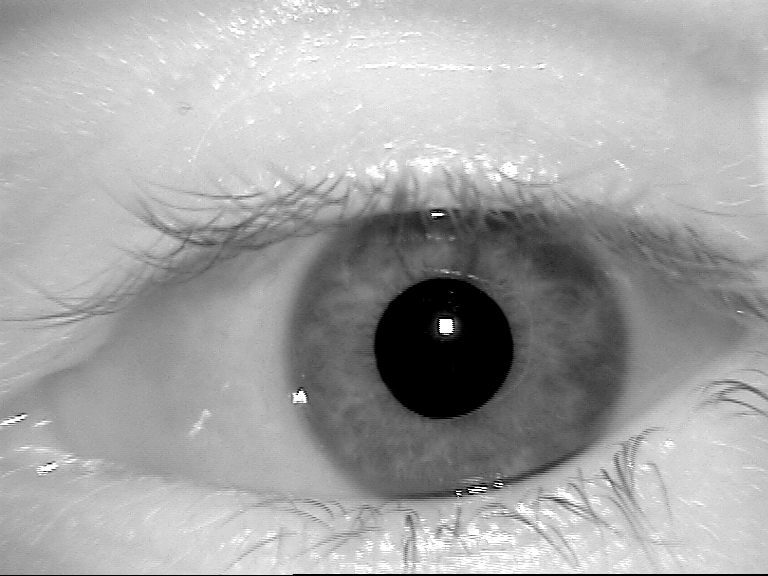
%> input picture 1.bmp, 768 x 576 px
$ octave script.m   (GNU Octave 9; MATLAB toolbox functions it lacks are replaced by stand-ins)
%> lines starting %> are read from the running program, lines starting %| are printed output that depends on the picture; in (x1, y1, x2, y2) boxes, pixels count from 0 and x2, y2 are one past the last pixel; in counts of white or black regions, pixels touching at a corner belong together; the program's own positions count from 1
img = imread('1.bmp');
%> img is the input picture: size 576x768 uint8; min 0, max 255, mean 165.2

%znajdz źrenicę
bin = im2bw(img,0.1);
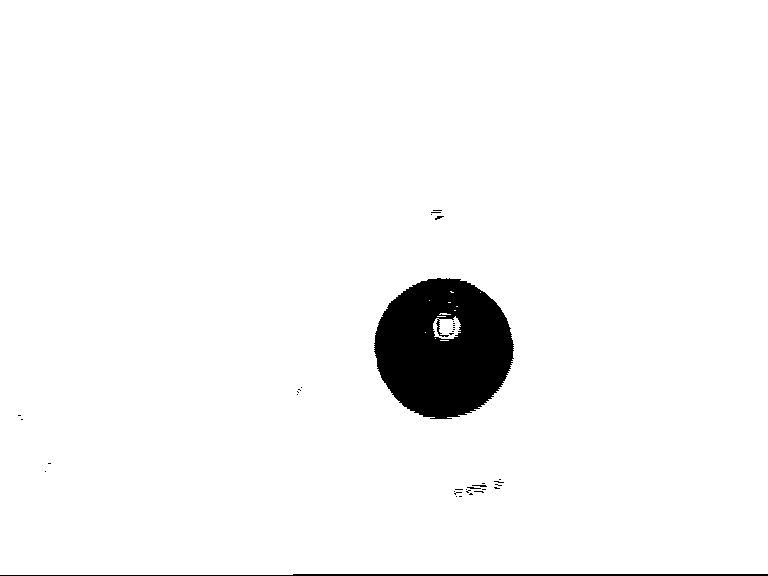
%> bin: size 576x768 logical; 96.4% white; 38 black regions (35 under 20 px), largest, box (x1, y1, x2, y2) and area: (374, 278, 514, 419) 14664, (0, 574, 768, 576) 1243, (472, 485, 487, 487) 21
[centers,radii] = imfindcircles(bin, [30,1000], 'ObjectPolarity','dark')
%> centers = [444.8 348.4]; radii = 69.07

%wytnij z obrazu pierścień o wymiarach (r_źrenicy; r_źrenicy*3)
inner_rad = radii;
%> inner_rad = 69.07
outer_rad = radii*3;
%> outer_rad = 207.2

center_x = centers(1);
%> center_x = 444.8
center_y = centers(2);
%> center_y = 348.4

img_size = size(img);
%> img_size = [576 768]

[x,y] = meshgrid(1:img_size(2),1:img_size(1));

distance = (x-center_x).^2+(y-center_y).^2;
mask = uint8(distance<outer_rad^2 & distance>inner_rad^2);
%> mask: size 576x768 uint8; values 0 (black) and 1 (white), 27.1% white; 1 white region, box (x1, y1, x2, y2) and area: (237, 141, 652, 555) 119896

mask(mask==1)=255;

masked_img = bitand(img,mask);
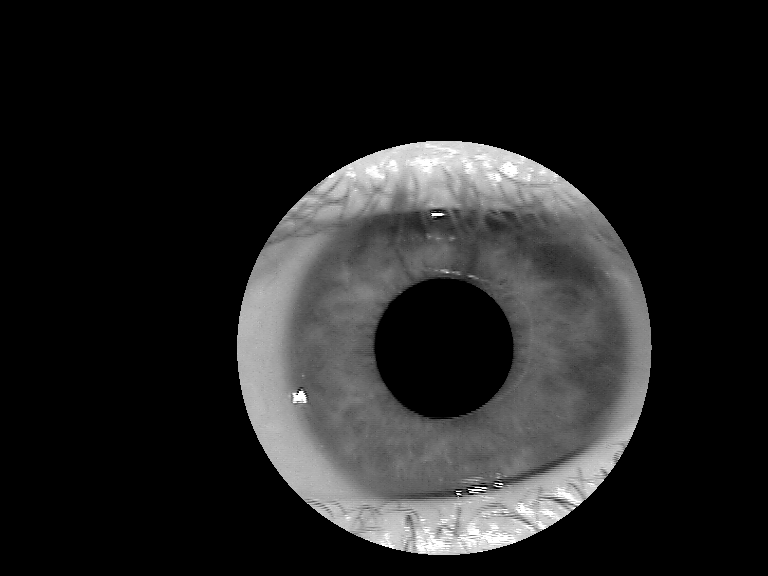
%> masked_img: size 576x768 uint8; min 0, max 255, mean 34.1

resized_img = masked_img(uint16(centers(2) - outer_rad):uint16(centers(2) + outer_rad),uint16(centers(1)-outer_rad):uint16(centers(1) + outer_rad));
imshow(resized_img);

% wyszukaj powieki
filtered_img = edge(resized_img,'canny');
%> filtered_img: size 416x415 logical; 1.6% white in thin lines or dots

imshow(filtered_img);
img_size = size(filtered_img)
%> img_size = [416 415]

[H,theta,rho] = hough(filtered_img);
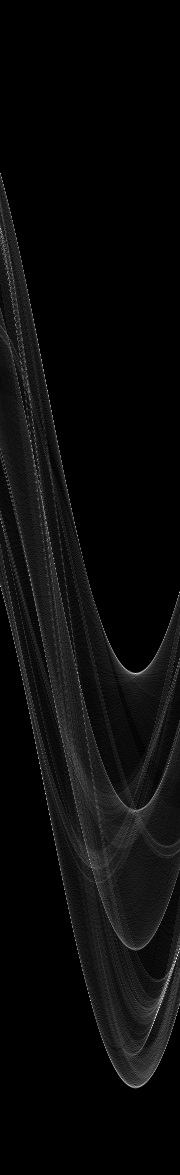
%> H: size 1175x180 double; min 0, max 57, mean 2.4; drawn with min black and max white
%> theta = 180 values from -90 to 89; rho = 1175 values from -587 to 587
P = houghpeaks(H,5,'threshold',ceil(0.3*max(H(:))));
%> P = [962 176; 674 136; 953 179; 1015 157; 1026 153]
lines = houghlines(filtered_img,theta,rho,P,'FillGap',img_size(1)/2,'MinLength',7);
%> lines = 5 lines; point1 to point2 (x, y): (363, 345) to (79, 370), (355, 354) to (71, 364), (397, 292) to (144, 405), (401, 284) to (163, 411), (45, 79) to (77, 47)
figure, imshow(filtered_img), hold on

clostest_top = [[0,0]; [0,0]];
clostest_bot = [img_size; img_size];
%> clostest_bot = [416 415; 416 415]
for k = 1:length(lines)
   xy = [lines(k).point1; lines(k).point2];
   % bottom
   if xy(1,2) > img_size(1)/2 && xy(2,2) > img_size(1)/2
       if (xy(1,2) + xy(2,2)) / 2 < (clostest_bot(1,2) + clostest_bot(2,2)) / 2
           clostest_bot = [[xy(1,1), xy(1,2)]; [xy(2,1), xy(2,2)]];
       end
       plot(xy(:,1),xy(:,2),'LineWidth',2,'Color','green');
       plot(xy(1,1),xy(1,2),'x','LineWidth',2,'Color','yellow');
       plot(xy(2,1),xy(2,2),'x','LineWidth',2,'Color','red');
   end

   % top
   if xy(1,2) < img_size(1)/2 && xy(2,2) < img_size(1)/2
       if (xy(1,2) + xy(2,2)) / 2 > (clostest_top(1,2) + clostest_top(2,2)) / 2
           clostest_top = [[xy(1,1), xy(1,2)]; [xy(2,1), xy(2,2)]];
       end
       plot(xy(:,1),xy(:,2),'LineWidth',2,'Color','green');
       plot(xy(1,1),xy(1,2),'x','LineWidth',2,'Color','yellow');
       plot(xy(2,1),xy(2,2),'x','LineWidth',2,'Color','red');
   end
end
%> this loop made 5 passes
%> clostest_bot on passes 1, 4, 5: [363 345; 79 370], [397 292; 144 405], [401 284; 163 411]
%> clostest_top on pass 2: [45 79; 77 47]

% usuń powieki
if clostest_bot ~= [img_size; img_size]
    plot(clostest_bot(:,1),clostest_bot(:,2),'LineWidth',2,'Color','red');

    coefficients = polyfit([clostest_bot(1,1), clostest_bot(2,1)], [clostest_bot(1,2), clostest_bot(2,2)], 1);
%> coefficients = [-0.534 498]
    a = coefficients (1);
%> a = -0.534
    b = coefficients (2);
%> b = 498

    [x,y] = meshgrid(1:img_size(2),1:img_size(1));
    mask = uint8(a * x + b > y);
%> mask: size 416x415 uint8; values 0 (black) and 1 (white), 89.3% white; 1 black region, box (x1, y1, x2, y2) and area: (153, 276, 415, 416) 18428
    mask(mask==1)=255;
    resized_img = bitand(resized_img,mask);
end

if clostest_top ~= [img_size; img_size]
    plot(clostest_top(:,1),clostest_top(:,2),'LineWidth',2,'Color','red');
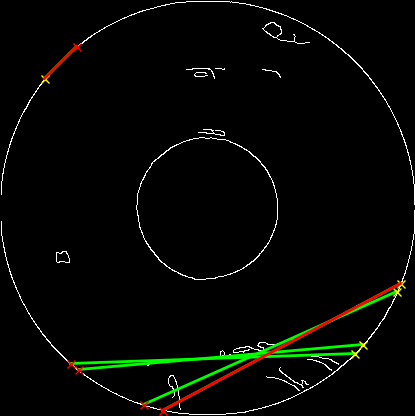
%> figure redrawn from the program's plot data

    coefficients = polyfit([clostest_top(1,1), clostest_top(2,1)], [clostest_top(1,2), clostest_top(2,2)], 1);
%> coefficients = [-1 124]
    a = coefficients (1);
%> a = -1
    b = coefficients (2);
%> b = 124

    [x,y] = meshgrid(1:img_size(2),1:img_size(1));
    mask = uint8(a * x + b < y);
%> mask: size 416x415 uint8; values 0 (black) and 1 (white), 95.6% white; 1 black region, box (x1, y1, x2, y2) and area: (0, 0, 123, 122) 7546
    mask(mask==1)=255;
    resized_img = bitand(resized_img,mask);
end
figure, imshow(resized_img)

% wyszukaj tęczówkę
binared = imbinarize(resized_img,"adaptive");
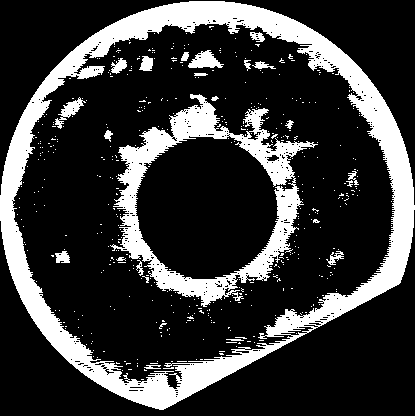
%> binared: size 416x415 logical; 22.2% white; 469 white regions (446 under 20 px), largest, box (x1, y1, x2, y2) and area: (0, 1, 415, 410) 25394, (110, 94, 318, 307) 10122, (188, 50, 224, 68) 375
figure, imshow(binared)

edge_left = 5
edge_right = img_size(1) - 5
%> edge_right = 411
for i = 5:img_size(2)
    if binared(uint8(img_size(1)/2),i) == 0
        edge_left = i
        break
    end
end

for i = img_size(2)-5:1
    if binared(uint8(img_size(1)/2),i) == 0
        edge_right = i
        break
    end
end

% zostaw tylko tęczówkę
outer_r = min(img_size(2)/2 - edge_left,edge_right - img_size(2)/2)
%> outer_r = 193.5
outer_r = outer_r-15
%> outer_r = 178.5
center_x = img_size(1)/2
%> center_x = 208
center_y = img_size(2)/2
%> center_y = 207.5

[x,y] = meshgrid(1:img_size(2),1:img_size(1));

distance = (x-center_x).^2+(y-center_y).^2;
mask = uint8(distance<outer_r^2 & distance>inner_rad^2);
%> mask: size 416x415 uint8; values 0 (black) and 1 (white), 49.3% white; 1 white region, box (x1, y1, x2, y2) and area: (29, 29, 386, 385) 85070

mask(mask==1)=255;

resized_img = bitand(resized_img,mask);
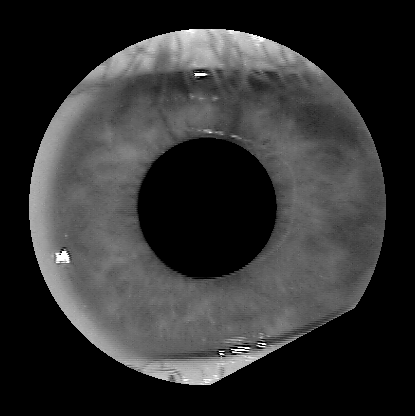
%> resized_img: size 416x415 uint8; min 0, max 255, mean 49.7
figure;imshow(resized_img)

% przekształć na współrzędne biegunowe
L=floor(2*pi*outer_r);
%> L = 1121

t=[45:360/L:404+1-360/L];
%> t = 1121 values from 45 to 404.7
R_inner=inner_rad;x_inner=R_inner*sind(t)+center_x;y_inner=R_inner*cosd(t)+center_y;
%> after `R_inner=inner_rad`: R_inner = 69.07
%> after `x_inner=R_inner*sind(t)+center_x`: x_inner = 1121 values, max 277.1 at index 141, min 138.9 at index 702, mean 208
%> after `y_inner=R_inner*cosd(t)+center_y`: y_inner = 1121 values, max 276.6 at index 982, min 138.4 at index 421, mean 207.5
hL2=plot(x_inner,y_inner,'m');
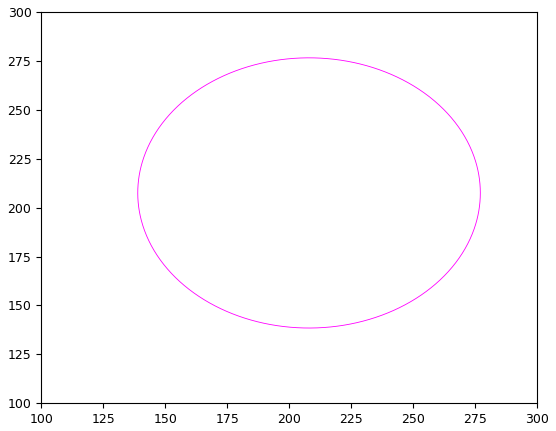
%> figure redrawn from the program's plot data
%> (the run ends here)

$ run again, with 2.bmp copied over 1.bmp
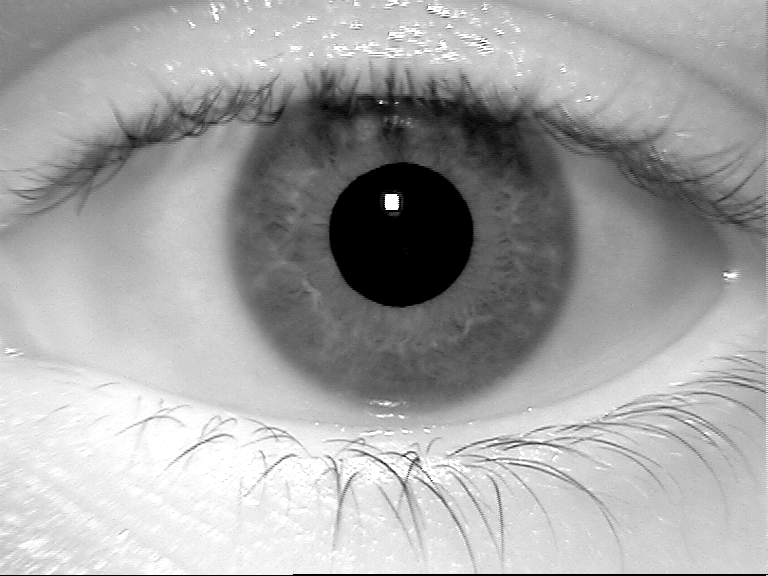
%> input picture 2.bmp, 768 x 576 px
%> img is the input picture: size 576x768 uint8; min 0, max 255, mean 164.1
%> bin: size 576x768 logical; 95.8% white; 74 black regions (63 under 20 px), largest, box (x1, y1, x2, y2) and area: (329, 162, 473, 307) 15788, (0, 574, 768, 576) 1241, (457, 110, 514, 148) 817
%> centers = [400.4 233.9]; radii = 72.01
%> outer_rad = 216
%> `center_x = centers(1);`: center_x = 400.4
%> `center_y = centers(2);`: center_y = 233.9
%> filtered_img: size 433x433 logical; 1.2% white in thin lines or dots
%> theta = 180 values from -90 to 89; rho = 1223 values from -611 to 611
%> P = [828 46; 185 2; 617 92; 701 131; 1133 133]
%> lines = 5 lines; point1 to point2 (x, y): (188, 431) to (241, 432), (36, 98) to (70, 58), (353, 48) to (386, 81), (362, 378) to (392, 345), (2, 202) to (3, 195)
%> the loop `for k = 1:length(lines)` made 5 passes
%> clostest_top on passes 1, 3: [353 48; 386 81], [2 202; 3 195]
%> `coefficients = polyfit([clostest_bot(1,1), clostest_bot(2,1)], [closte..`: coefficients = [-1.1 776.2]
%> `a = coefficients (1);`: a = -1.1
%> `b = coefficients (2);`: b = 776.2
%> `plot(clostest_top(:,1),clostest_top(:,2),'LineWidth',2,'Color','red');`:
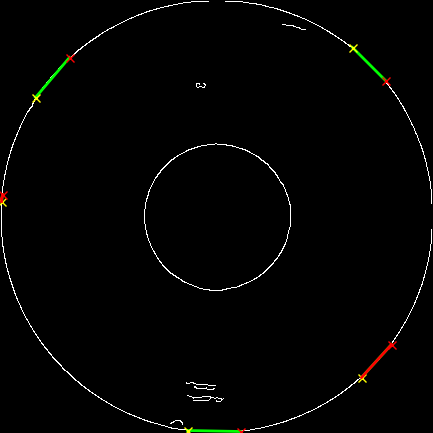
%> figure redrawn from the program's plot data
%> `coefficients = polyfit([clostest_top(1,1), clostest_top(2,1)], [closte..`: coefficients = [-7 216]
%> `a = coefficients (1);`: a = -7
%> `b = coefficients (2);`: b = 216
%> binared: size 433x433 logical; 25.5% white; 453 white regions (418 under 20 px), largest, box (x1, y1, x2, y2) and area: (1, 0, 433, 432) 31987, (101, 99, 317, 313) 12186, (315, 165, 343, 193) 259
%> `outer_r = min(img_size(2)/2 - edge_left,edge_right - img_size(2)/2)`: outer_r = 190.5
%> `outer_r = outer_r-15`: outer_r = 175.5
%> L = 1102
%> t = 1102 values from 45 to 404.7
%> R_inner = 72.01
%> x_inner = 1102 values, max 288.5 at index 139, min 144.5 at index 690, mean 216.5
%> y_inner = 1102 values, max 288.5 at index 965, min 144.5 at index 414, mean 216.5
%> `hL2=plot(x_inner,y_inner,'m');`:
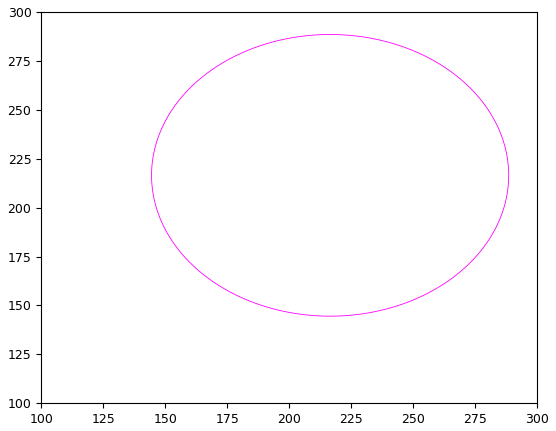
%> figure redrawn from the program's plot data

$ run again, with 3.bmp copied over 1.bmp
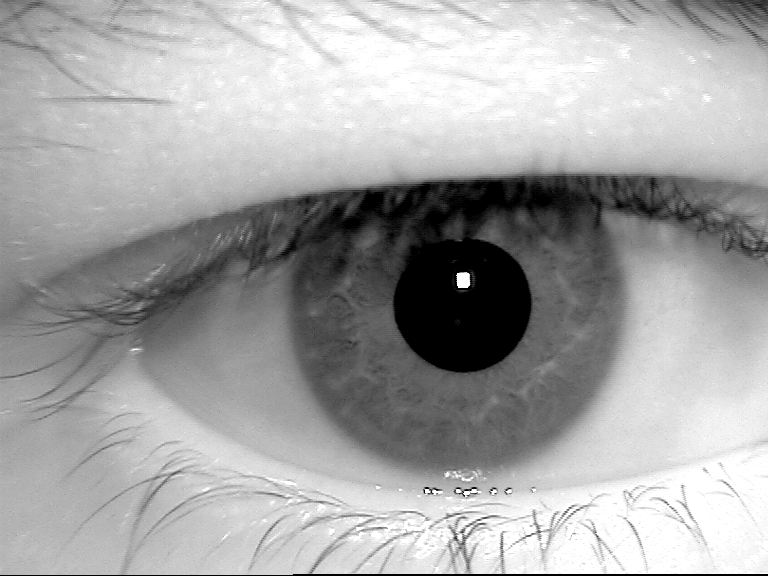
%> input picture 3.bmp, 768 x 576 px
%> img is the input picture: size 576x768 uint8; min 0, max 255, mean 165.7
%> bin: size 576x768 logical; 94.7% white; 81 black regions (73 under 20 px), largest, box (x1, y1, x2, y2) and area: (394, 180, 585, 372) 18915, (316, 184, 439, 244) 2548, (0, 574, 768, 576) 1243
%> centers = [464.8 304.6]; radii = 68.55
%> outer_rad = 205.7
%> `center_x = centers(1);`: center_x = 464.8
%> `center_y = centers(2);`: center_y = 304.6
%> filtered_img: size 412x412 logical; 1.3% white in thin lines or dots
%> theta = 180 values from -90 to 89; rho = 1165 values from -582 to 582
%> P = [679 177; 685 174; 669 136; 1079 136; 584 91]
%> lines = 5 lines; point1 to point2 (x, y): (362, 72) to (34, 95), (146, 86) to (35, 100), (44, 80) to (80, 44), (334, 369) to (369, 334), (2, 184) to (2, 230)
%> the loop `for k = 1:length(lines)` made 5 passes
%> clostest_top on passes 1 to 2: [362 72; 34 95], [146 86; 35 100]
%> `coefficients = polyfit([clostest_bot(1,1), clostest_bot(2,1)], [closte..`: coefficients = [-1 703]
%> `a = coefficients (1);`: a = -1
%> `b = coefficients (2);`: b = 703
%> `plot(clostest_top(:,1),clostest_top(:,2),'LineWidth',2,'Color','red');`:
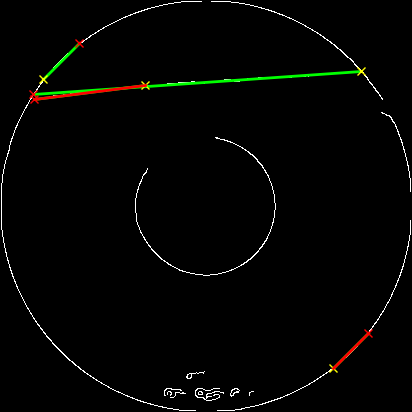
%> figure redrawn from the program's plot data
%> `coefficients = polyfit([clostest_top(1,1), clostest_top(2,1)], [closte..`: coefficients = [-0.126 104.4]
%> `a = coefficients (1);`: a = -0.126
%> `b = coefficients (2);`: b = 104.4
%> binared: size 412x412 logical; 20.8% white; 300 white regions (273 under 20 px), largest, box (x1, y1, x2, y2) and area: (1, 60, 412, 412) 30900, (91, 120, 128, 166) 788, (164, 114, 212, 145) 588
%> `outer_r = min(img_size(2)/2 - edge_left,edge_right - img_size(2)/2)`: outer_r = 179
%> `outer_r = outer_r-15`: outer_r = 164
%> L = 1030
%> t = 1030 values from 45 to 404.7
%> R_inner = 68.55
%> x_inner = 1030 values, max 274.6 at index 130, min 137.4 at index 645, mean 206
%> y_inner = 1030 values, max 274.6 at index 902, min 137.4 at index 387, mean 206
%> `hL2=plot(x_inner,y_inner,'m');`:
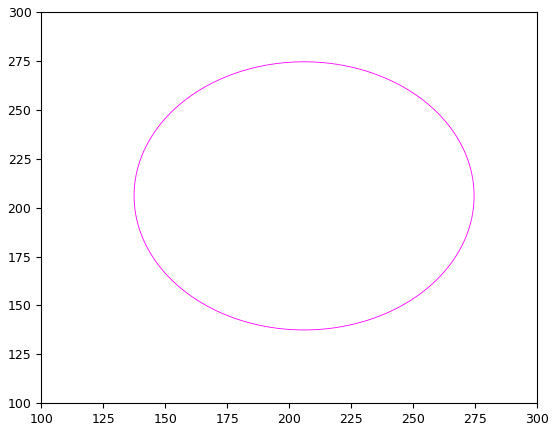
%> figure redrawn from the program's plot data
